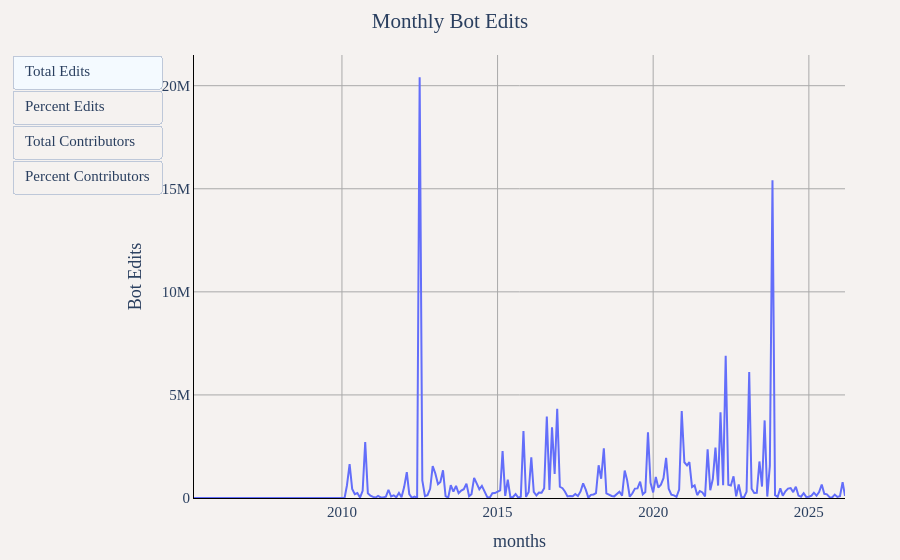

Notebook source saved alongside this figure:
### Markdown cell above
## Monthly Bot Activity Trends

Analysis of monthly total, percentage, and accumulated bot edits and contributors.

### Code cell
# Monthly bot statistics with totals, percentages, and accumulated values
df = duckdb.sql("""
WITH monthly_total AS (
    SELECT 
        year,
        month,
        CONCAT(year, '-', LPAD(CAST(month as VARCHAR), 2, '0')) as months,
        COUNT(DISTINCT user_name) as total_contributors,
        CAST(SUM(edit_count) as BIGINT) as total_edits
    FROM '../changeset_data/year=*/month=*/*.parquet'
    GROUP BY year, month
),
monthly_bot AS (
    SELECT 
        year,
        month,
        CONCAT(year, '-', LPAD(CAST(month as VARCHAR), 2, '0')) as months,
        COUNT(DISTINCT user_name) as bot_contributors,
        CAST(SUM(edit_count) as BIGINT) as bot_edits
    FROM '../changeset_data/year=*/month=*/*.parquet'
    WHERE bot = true
    GROUP BY year, month
)
SELECT 
    mt.months,
    mt.year,
    mt.month,
    COALESCE(mb.bot_contributors, 0) as "Bot Contributors",
    COALESCE(mb.bot_edits, 0) as "Bot Edits",
    ROUND((COALESCE(mb.bot_contributors, 0) * 100.0) / mt.total_contributors, 2) as "Percent Bot Contributors",
    ROUND((COALESCE(mb.bot_edits, 0) * 100.0) / mt.total_edits, 2) as "Percent Bot Edits",
FROM monthly_total mt
LEFT JOIN monthly_bot mb ON mt.year = mb.year AND mt.month = mb.month
ORDER BY mt.year, mt.month
""").df()

util.show_figure(
    [
        util.FigureConfig(
            title="Monthly Bot Edits",
            label="Total Edits",
            x_col="months",
            y_col="Bot Edits",
            query_or_df=df,
        ),
        util.FigureConfig(
            title="Percentage of Bot Edits",
            label="Percent Edits",
            x_col="months",
            y_col="Percent Bot Edits",
            y_unit_hover_template="%",
            query_or_df=df,
        ),
        util.FigureConfig(
            title="Monthly Bot Contributors",
            label="Total Contributors",
            x_col="months",
            y_col="Bot Contributors",
            query_or_df=df,
        ),
        util.FigureConfig(
            title="Percentage of Bot Contributors",
            label="Percent Contributors",
            x_col="months",
            y_col="Percent Bot Contributors",
            y_unit_hover_template="%",
            query_or_df=df,
        ),
    ]
)

### Figure 1 — Plotly figure (JSON) as saved in the notebook; plotly's stock layout.template omitted (floating-point values rounded to 4 significant figures; data arrays with more than 128 entries replaced by an {"elided": "..."} marker saying what was removed)
{"data": [{"hovertemplate": "Bot Edits<br>%{x}<br>%{y:,} Bot Edits<extra></extra>", "name": "Bot Edits", "type": "scatter", "visible": true, "x": {"elided": "252 str values"}, "y": {"elided": "252 int values"}}, {"hovertemplate": "Bot Edits<br>%{x}<br>%{y:,} %<extra></extra>", "name": "Bot Edits", "type": "scatter", "visible": false, "x": {"elided": "252 str values"}, "y": {"elided": "252 float values"}}, {"hovertemplate": "Bot Edits<br>%{x}<br>%{y:,} Bot Contributors<extra></extra>", "name": "Bot Edits", "type": "scatter", "visible": false, "x": {"elided": "252 str values"}, "y": {"elided": "252 int values"}}, {"hovertemplate": "Bot Edits<br>%{x}<br>%{y:,} %<extra></extra>", "name": "Bot Edits", "type": "scatter", "visible": false, "x": {"elided": "252 str values"}, "y": {"elided": "252 float values"}}], "layout": {"barmode": "stack", "font": {"family": "Times", "size": 15}, "margin": {"b": 55, "l": 55, "r": 55, "t": 55}, "paper_bgcolor": "#f5f2f0", "plot_bgcolor": "#f5f2f0", "title": {"text": "Monthly Bot Edits", "x": 0.5}, "updatemenus": [{"buttons": [{"args": [{"visible": [true, false, false, false]}, {"title.text": "Monthly Bot Edits", "xaxis.title.text": "months", "yaxis.title.text": "Bot Edits"}], "label": "Total Edits", "method": "update"}, {"args": [{"visible": [false, true, false, false]}, {"title.text": "Percentage of Bot Edits", "xaxis.title.text": "months", "yaxis.title.text": "Percent Bot Edits"}], "label": "Percent Edits", "method": "update"}, {"args": [{"visible": [false, false, true, false]}, {"title.text": "Monthly Bot Contributors", "xaxis.title.text": "months", "yaxis.title.text": "Bot Contributors"}], "label": "Total Contributors", "method": "update"}, {"args": [{"visible": [false, false, false, true]}, {"title.text": "Percentage of Bot Contributors", "xaxis.title.text": "months", "yaxis.title.text": "Percent Bot Contributors"}], "label": "Percent Contributors", "method": "update"}], "type": "buttons"}], "xaxis": {"gridcolor": "darkgray", "linecolor": "black", "showgrid": true, "tickcolor": "black", "title": {"text": "months"}, "zerolinecolor": "darkgray"}, "yaxis": {"gridcolor": "darkgray", "linecolor": "black", "rangemode": "tozero", "showgrid": true, "tickcolor": "black", "title": {"text": "Bot Edits"}, "zerolinecolor": "darkgray"}}}
